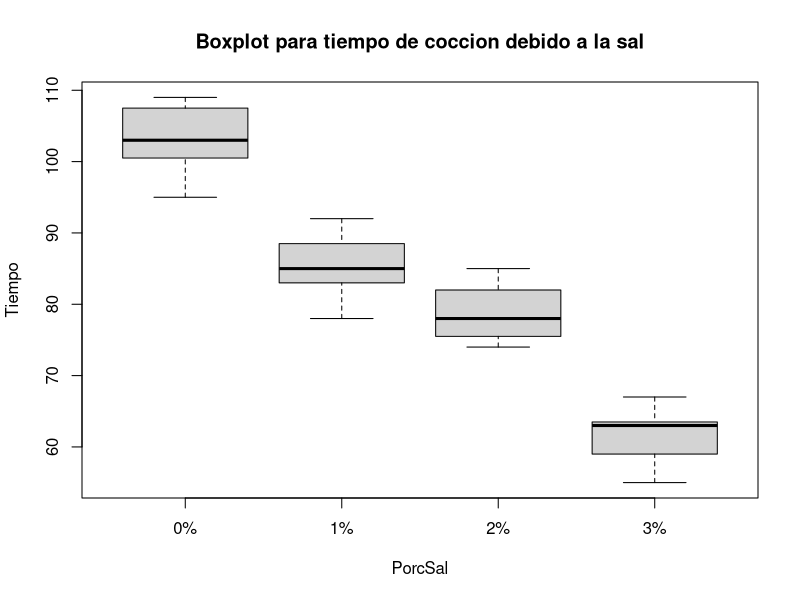
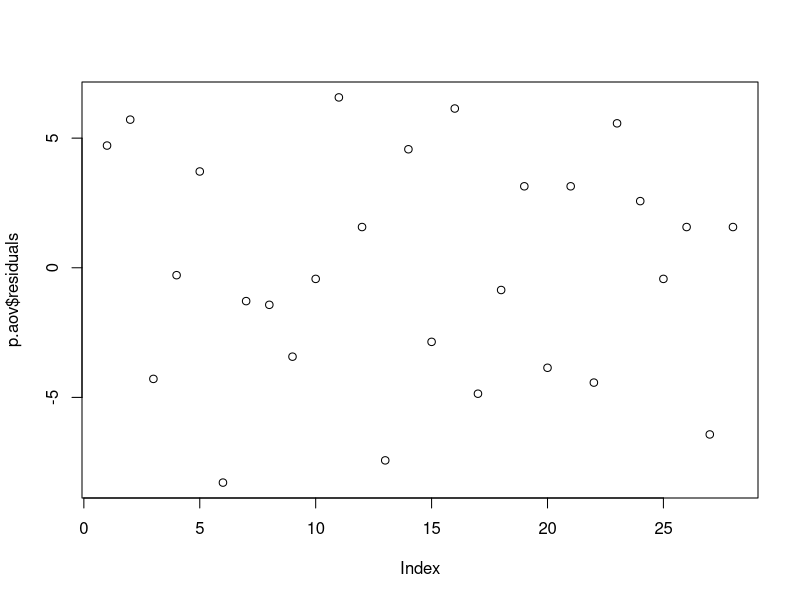
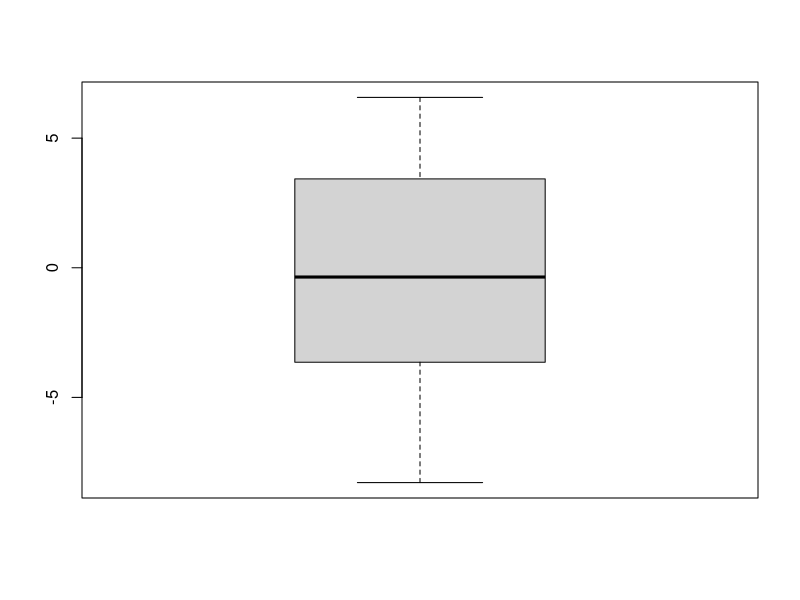
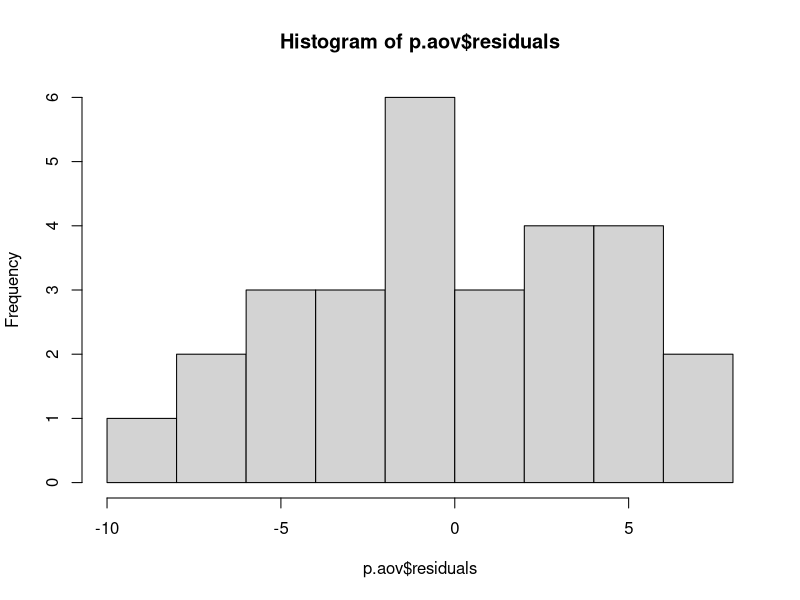
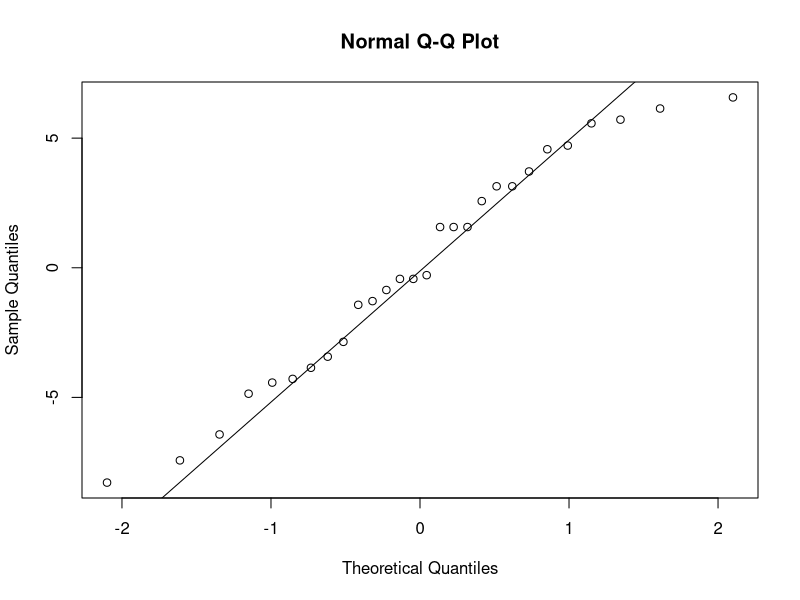

These charts were generated, in order, by the following R code:

rm(list = ls())
Tiempo.t0 = c(108, 109, 99, 103, 107, 95, 102)
Tiempo.t1 = c(84, 82, 85, 92, 87, 78, 90)
Tiempo.t2 = c(76, 85, 74, 78, 82, 75, 82)
Tiempo.t3 = c(57, 67, 64, 61, 63, 55, 63)
#Esta no es la forma adecuada para trabajar con un programa estadistico. Mejor ponemos los datos
#en un unico vector y anadimos una variable cualitativa o factor que nos indique la poblacion de cada
#dato
Tiempo <- c(Tiempo.t0, Tiempo.t1, Tiempo.t2, Tiempo.t3)
PorcSal <- rep(1:4, each = 7)
PorcSal <- factor(PorcSal, labels = c("0%", "1%", "2%", "3%"))
# ------------------------------------------------------------------------------------
#En R es imprescindible definir el vector especie como un factor, ya que en caso contrario se podria
#confundir con un vector numerico. #Una unica instruccion realiza los dos pasos:
PorcSal <- gl(4, 7, labels = c("0%", "1%", "2%", "3%"))
# ------------------------------------------------------------------------------------
#Con la instruccion split podemos separar los datos:
split(Tiempo, PorcSal)
# ------------------------------------------------------------------------------------
# Resumen de los datos y el grafico
tapply(Tiempo, PorcSal, summary)
plot(Tiempo ~ PorcSal, main = 'Boxplot para tiempo de coccion debido a la sal')
# ------------------------------------------------------------------------------------
# ANOVA
p.aov <- aov(Tiempo ~ PorcSal)
summary(p.aov)


# ------------------------------------------------------------------------------------
#A partir de los residuos del modelo comprobaremos si el modelo
# ANOVA es adecuado. Los supuestos que se deben cumplir son
# tres: independencia, homocedasticidad y normalidad.
plot(p.aov$residuals)
summary(p.aov$residuals)
boxplot(p.aov$residuals)
hist(p.aov$residuals)
qqnorm(p.aov$residuals)
qqline(p.aov$residuals)
# El test de Shapiro-Wilk indica que no tenemos evidencia suficiente
# para rechazar la hip�tesis nula (normalidad de los residuos)
shapiro.test(p.aov$residuals)
